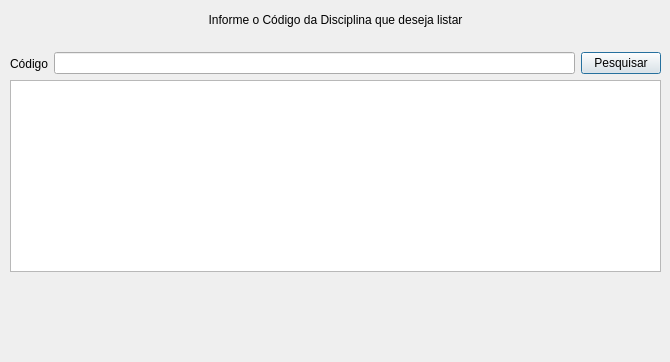
<?xml version="1.0" encoding="UTF-8"?>
<ui version="4.0">
 <class>formpesquisadisciplina</class>
 <widget class="QDialog" name="formpesquisadisciplina">
  <property name="geometry">
   <rect>
    <x>0</x>
    <y>0</y>
    <width>670</width>
    <height>362</height>
   </rect>
  </property>
  <property name="windowTitle">
   <string>Dialog</string>
  </property>
  <widget class="QLabel" name="label_2">
   <property name="geometry">
    <rect>
     <x>0</x>
     <y>10</y>
     <width>671</width>
     <height>20</height>
    </rect>
   </property>
   <property name="text">
    <string>Informe o Código da Disciplina que deseja listar</string>
   </property>
   <property name="alignment">
    <set>Qt::AlignCenter</set>
   </property>
  </widget>
  <widget class="QWidget" name="layoutWidget">
   <property name="geometry">
    <rect>
     <x>10</x>
     <y>50</y>
     <width>651</width>
     <height>27</height>
    </rect>
   </property>
   <layout class="QHBoxLayout" name="horizontalLayout">
    <item>
     <widget class="QLabel" name="label">
      <property name="text">
       <string>Código</string>
      </property>
     </widget>
    </item>
    <item>
     <widget class="QLineEdit" name="matricula_pesquisa"/>
    </item>
    <item>
     <widget class="QPushButton" name="btn_pesquisa">
      <property name="text">
       <string>Pesquisar</string>
      </property>
     </widget>
    </item>
   </layout>
  </widget>
  <widget class="QTableWidget" name="tableWidget">
   <property name="geometry">
    <rect>
     <x>10</x>
     <y>80</y>
     <width>651</width>
     <height>192</height>
    </rect>
   </property>
  </widget>
 </widget>
 <resources/>
 <connections/>
</ui>
